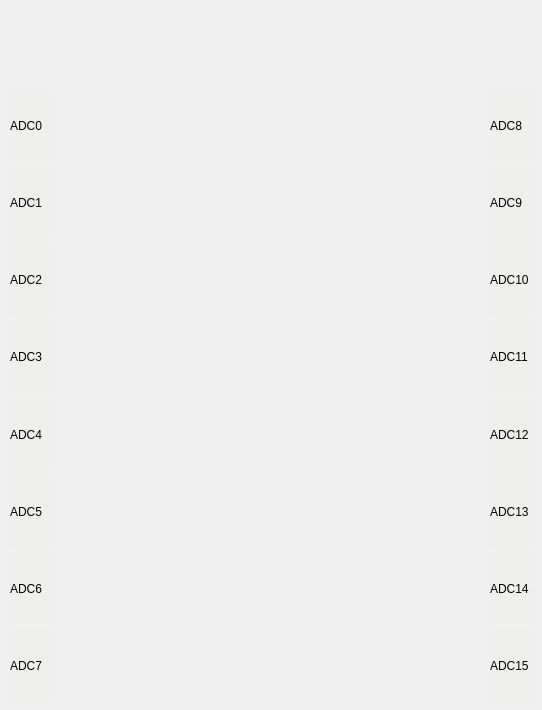
         <widget class="QWidget" name="sysref_count_tab_6">
          <attribute name="title">
           <string>sysref counter</string>
          </attribute>
          <widget class="QWidget" name="layoutWidget_43">
           <property name="geometry">
            <rect>
             <x>490</x>
             <y>90</y>
             <width>43</width>
             <height>611</height>
            </rect>
           </property>
           <layout class="QVBoxLayout" name="verticalLayout_50">
            <item>
             <widget class="QLabel" name="label_adc8_20">
              <property name="maximumSize">
               <size>
                <width>16777215</width>
                <height>16777215</height>
               </size>
              </property>
              <property name="layoutDirection">
               <enum>Qt::LeftToRight</enum>
              </property>
              <property name="styleSheet">
               <string notr="true">background-color: rgb(238, 238, 236);</string>
              </property>
              <property name="text">
               <string>ADC8</string>
              </property>
              <property name="alignment">
               <set>Qt::AlignLeading|Qt::AlignLeft|Qt::AlignVCenter</set>
              </property>
             </widget>
            </item>
            <item>
             <widget class="QLabel" name="label_adc9_20">
              <property name="maximumSize">
               <size>
                <width>16777215</width>
                <height>16777215</height>
               </size>
              </property>
              <property name="layoutDirection">
               <enum>Qt::LeftToRight</enum>
              </property>
              <property name="styleSheet">
               <string notr="true">background-color: rgb(238, 238, 236);</string>
              </property>
              <property name="text">
               <string>ADC9</string>
              </property>
              <property name="alignment">
               <set>Qt::AlignLeading|Qt::AlignLeft|Qt::AlignVCenter</set>
              </property>
             </widget>
            </item>
            <item>
             <widget class="QLabel" name="label_adc10_20">
              <property name="maximumSize">
               <size>
                <width>16777215</width>
                <height>16777215</height>
               </size>
              </property>
              <property name="layoutDirection">
               <enum>Qt::LeftToRight</enum>
              </property>
              <property name="styleSheet">
               <string notr="true">background-color: rgb(238, 238, 236);</string>
              </property>
              <property name="text">
               <string>ADC10</string>
              </property>
              <property name="alignment">
               <set>Qt::AlignLeading|Qt::AlignLeft|Qt::AlignVCenter</set>
              </property>
             </widget>
            </item>
            <item>
             <widget class="QLabel" name="label_adc11_20">
              <property name="maximumSize">
               <size>
                <width>16777215</width>
                <height>16777215</height>
               </size>
              </property>
              <property name="layoutDirection">
               <enum>Qt::LeftToRight</enum>
              </property>
              <property name="styleSheet">
               <string notr="true">background-color: rgb(238, 238, 236);</string>
              </property>
              <property name="text">
               <string>ADC11</string>
              </property>
              <property name="alignment">
               <set>Qt::AlignLeading|Qt::AlignLeft|Qt::AlignVCenter</set>
              </property>
             </widget>
            </item>
            <item>
             <widget class="QLabel" name="label_adc12_20">
              <property name="maximumSize">
               <size>
                <width>16777215</width>
                <height>16777215</height>
               </size>
              </property>
              <property name="layoutDirection">
               <enum>Qt::LeftToRight</enum>
              </property>
              <property name="styleSheet">
               <string notr="true">background-color: rgb(238, 238, 236);</string>
              </property>
              <property name="text">
               <string>ADC12</string>
              </property>
              <property name="alignment">
               <set>Qt::AlignLeading|Qt::AlignLeft|Qt::AlignVCenter</set>
              </property>
             </widget>
            </item>
            <item>
             <widget class="QLabel" name="label_adc13_20">
              <property name="maximumSize">
               <size>
                <width>16777215</width>
                <height>16777215</height>
               </size>
              </property>
              <property name="layoutDirection">
               <enum>Qt::LeftToRight</enum>
              </property>
              <property name="styleSheet">
               <string notr="true">background-color: rgb(238, 238, 236);</string>
              </property>
              <property name="text">
               <string>ADC13</string>
              </property>
              <property name="alignment">
               <set>Qt::AlignLeading|Qt::AlignLeft|Qt::AlignVCenter</set>
              </property>
             </widget>
            </item>
            <item>
             <widget class="QLabel" name="label_adc14_20">
              <property name="maximumSize">
               <size>
                <width>16777215</width>
                <height>16777215</height>
               </size>
              </property>
              <property name="layoutDirection">
               <enum>Qt::LeftToRight</enum>
              </property>
              <property name="styleSheet">
               <string notr="true">background-color: rgb(238, 238, 236);</string>
              </property>
              <property name="text">
               <string>ADC14</string>
              </property>
              <property name="alignment">
               <set>Qt::AlignLeading|Qt::AlignLeft|Qt::AlignVCenter</set>
              </property>
             </widget>
            </item>
            <item>
             <widget class="QLabel" name="label_adc15_20">
              <property name="maximumSize">
               <size>
                <width>16777215</width>
                <height>16777215</height>
               </size>
              </property>
              <property name="layoutDirection">
               <enum>Qt::LeftToRight</enum>
              </property>
              <property name="styleSheet">
               <string notr="true">background-color: rgb(238, 238, 236);</string>
              </property>
              <property name="text">
               <string>ADC15</string>
              </property>
              <property name="alignment">
               <set>Qt::AlignLeading|Qt::AlignLeft|Qt::AlignVCenter</set>
              </property>
             </widget>
            </item>
           </layout>
          </widget>
          <widget class="QWidget" name="layoutWidget_44">
           <property name="geometry">
            <rect>
             <x>10</x>
             <y>90</y>
             <width>41</width>
             <height>611</height>
            </rect>
           </property>
           <layout class="QVBoxLayout" name="verticalLayout_51">
            <item>
             <widget class="QLabel" name="label_adc0_20">
              <property name="maximumSize">
               <size>
                <width>16777215</width>
                <height>16777215</height>
               </size>
              </property>
              <property name="layoutDirection">
               <enum>Qt::LeftToRight</enum>
              </property>
              <property name="styleSheet">
               <string notr="true">background-color: rgb(238, 238, 236);</string>
              </property>
              <property name="text">
               <string>ADC0</string>
              </property>
              <property name="alignment">
               <set>Qt::AlignLeading|Qt::AlignLeft|Qt::AlignVCenter</set>
              </property>
             </widget>
            </item>
            <item>
             <widget class="QLabel" name="label_adc1_20">
              <property name="maximumSize">
               <size>
                <width>16777215</width>
                <height>16777215</height>
               </size>
              </property>
              <property name="layoutDirection">
               <enum>Qt::LeftToRight</enum>
              </property>
              <property name="styleSheet">
               <string notr="true">background-color: rgb(238, 238, 236);</string>
              </property>
              <property name="text">
               <string>ADC1</string>
              </property>
              <property name="alignment">
               <set>Qt::AlignLeading|Qt::AlignLeft|Qt::AlignVCenter</set>
              </property>
             </widget>
            </item>
            <item>
             <widget class="QLabel" name="label_adc2_20">
              <property name="maximumSize">
               <size>
                <width>16777215</width>
                <height>16777215</height>
               </size>
              </property>
              <property name="layoutDirection">
               <enum>Qt::LeftToRight</enum>
              </property>
              <property name="styleSheet">
               <string notr="true">background-color: rgb(238, 238, 236);</string>
              </property>
              <property name="text">
               <string>ADC2</string>
              </property>
              <property name="alignment">
               <set>Qt::AlignLeading|Qt::AlignLeft|Qt::AlignVCenter</set>
              </property>
             </widget>
            </item>
            <item>
             <widget class="QLabel" name="label_adc3_20">
              <property name="maximumSize">
               <size>
                <width>16777215</width>
                <height>16777215</height>
               </size>
              </property>
              <property name="layoutDirection">
               <enum>Qt::LeftToRight</enum>
              </property>
              <property name="styleSheet">
               <string notr="true">background-color: rgb(238, 238, 236);</string>
              </property>
              <property name="text">
               <string>ADC3</string>
              </property>
              <property name="alignment">
               <set>Qt::AlignLeading|Qt::AlignLeft|Qt::AlignVCenter</set>
              </property>
             </widget>
            </item>
            <item>
             <widget class="QLabel" name="label_adc4_20">
              <property name="maximumSize">
               <size>
                <width>16777215</width>
                <height>16777215</height>
               </size>
              </property>
              <property name="layoutDirection">
               <enum>Qt::LeftToRight</enum>
              </property>
              <property name="styleSheet">
               <string notr="true">background-color: rgb(238, 238, 236);</string>
              </property>
              <property name="text">
               <string>ADC4</string>
              </property>
              <property name="alignment">
               <set>Qt::AlignLeading|Qt::AlignLeft|Qt::AlignVCenter</set>
              </property>
             </widget>
            </item>
            <item>
             <widget class="QLabel" name="label_adc5_20">
              <property name="maximumSize">
               <size>
                <width>16777215</width>
                <height>16777215</height>
               </size>
              </property>
              <property name="layoutDirection">
               <enum>Qt::LeftToRight</enum>
              </property>
              <property name="styleSheet">
               <string notr="true">background-color: rgb(238, 238, 236);</string>
              </property>
              <property name="text">
               <string>ADC5</string>
              </property>
              <property name="alignment">
               <set>Qt::AlignLeading|Qt::AlignLeft|Qt::AlignVCenter</set>
              </property>
             </widget>
            </item>
            <item>
             <widget class="QLabel" name="label_adc6_20">
              <property name="maximumSize">
               <size>
                <width>16777215</width>
                <height>16777215</height>
               </size>
              </property>
              <property name="layoutDirection">
               <enum>Qt::LeftToRight</enum>
              </property>
              <property name="styleSheet">
               <string notr="true">background-color: rgb(238, 238, 236);</string>
              </property>
              <property name="text">
               <string>ADC6</string>
              </property>
              <property name="alignment">
               <set>Qt::AlignLeading|Qt::AlignLeft|Qt::AlignVCenter</set>
              </property>
             </widget>
            </item>
            <item>
             <widget class="QLabel" name="label_adc7_20">
              <property name="maximumSize">
               <size>
                <width>16777215</width>
                <height>16777215</height>
               </size>
              </property>
              <property name="layoutDirection">
               <enum>Qt::LeftToRight</enum>
              </property>
              <property name="styleSheet">
               <string notr="true">background-color: rgb(238, 238, 236);</string>
              </property>
              <property name="text">
               <string>ADC7</string>
              </property>
              <property name="alignment">
               <set>Qt::AlignLeading|Qt::AlignLeft|Qt::AlignVCenter</set>
              </property>
             </widget>
            </item>
           </layout>
          </widget>
         </widget>
